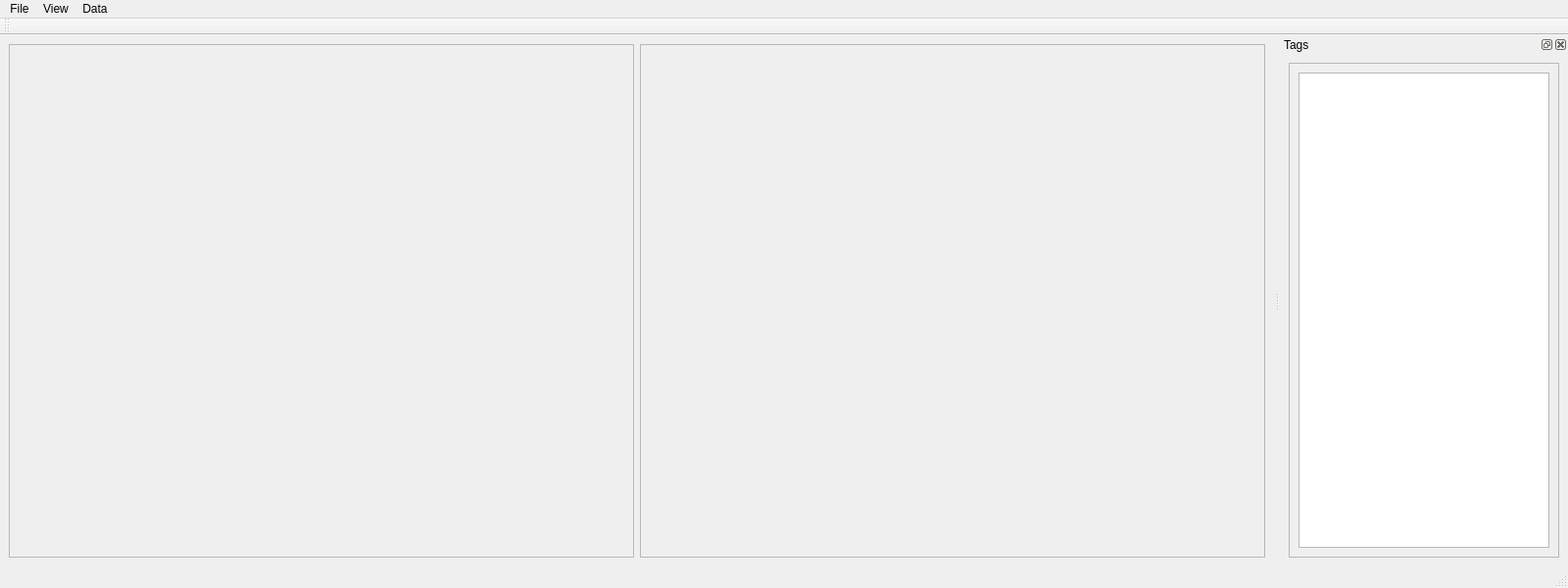
<?xml version="1.0" encoding="UTF-8"?>
<ui version="4.0">
 <class>MainWindow</class>
 <widget class="QMainWindow" name="MainWindow">
  <property name="geometry">
   <rect>
    <x>0</x>
    <y>0</y>
    <width>1600</width>
    <height>600</height>
   </rect>
  </property>
  <property name="windowTitle">
   <string>MainWindow</string>
  </property>
  <widget class="QWidget" name="centralwidget">
   <layout class="QHBoxLayout" name="horizontalLayout">
    <item>
     <widget class="QFrame" name="frame_1">
      <property name="frameShape">
       <enum>QFrame::StyledPanel</enum>
      </property>
      <property name="frameShadow">
       <enum>QFrame::Raised</enum>
      </property>
     </widget>
    </item>
    <item>
     <widget class="QFrame" name="frame_2">
      <property name="frameShape">
       <enum>QFrame::StyledPanel</enum>
      </property>
      <property name="frameShadow">
       <enum>QFrame::Raised</enum>
      </property>
     </widget>
    </item>
   </layout>
  </widget>
  <widget class="QMenuBar" name="menubar">
   <property name="geometry">
    <rect>
     <x>0</x>
     <y>0</y>
     <width>1600</width>
     <height>25</height>
    </rect>
   </property>
   <property name="nativeMenuBar">
    <bool>false</bool>
   </property>
   <widget class="QMenu" name="menuFile">
    <property name="title">
     <string>File</string>
    </property>
    <addaction name="actionOpen"/>
    <addaction name="actionQuit"/>
   </widget>
   <widget class="QMenu" name="menuData">
    <property name="title">
     <string>Data</string>
    </property>
    <addaction name="actionTag"/>
   </widget>
   <widget class="QMenu" name="menuView">
    <property name="title">
     <string>View</string>
    </property>
    <addaction name="actionShowTags"/>
    <addaction name="actionShowSlave"/>
   </widget>
   <addaction name="menuFile"/>
   <addaction name="menuView"/>
   <addaction name="menuData"/>
  </widget>
  <widget class="QStatusBar" name="statusbar"/>
  <widget class="QToolBar" name="toolBar">
   <property name="windowTitle">
    <string>toolBar</string>
   </property>
   <attribute name="toolBarArea">
    <enum>TopToolBarArea</enum>
   </attribute>
   <attribute name="toolBarBreak">
    <bool>false</bool>
   </attribute>
  </widget>
  <widget class="QDockWidget" name="tagsDock">
   <property name="windowTitle">
    <string>Tags</string>
   </property>
   <attribute name="dockWidgetArea">
    <number>2</number>
   </attribute>
   <widget class="QWidget" name="dockWidgetContents">
    <layout class="QVBoxLayout" name="verticalLayout_2">
     <item>
      <widget class="QScrollArea" name="scrollArea">
       <property name="sizePolicy">
        <sizepolicy hsizetype="Preferred" vsizetype="Expanding">
         <horstretch>0</horstretch>
         <verstretch>0</verstretch>
        </sizepolicy>
       </property>
       <property name="widgetResizable">
        <bool>true</bool>
       </property>
       <widget class="QWidget" name="scrollAreaWidgetContents">
        <property name="geometry">
         <rect>
          <x>0</x>
          <y>0</y>
          <width>274</width>
          <height>495</height>
         </rect>
        </property>
        <layout class="QVBoxLayout" name="verticalLayout">
         <item>
          <widget class="QTableView" name="tableView"/>
         </item>
        </layout>
       </widget>
      </widget>
     </item>
    </layout>
   </widget>
  </widget>
  <action name="actionOpen">
   <property name="text">
    <string>&amp;Open</string>
   </property>
   <property name="shortcut">
    <string>Ctrl+O</string>
   </property>
  </action>
  <action name="actionQuit">
   <property name="text">
    <string>&amp;Quit</string>
   </property>
   <property name="shortcut">
    <string>Ctrl+Q</string>
   </property>
  </action>
  <action name="actionTag">
   <property name="text">
    <string>Tag</string>
   </property>
  </action>
  <action name="actionShowTags">
   <property name="checkable">
    <bool>true</bool>
   </property>
   <property name="checked">
    <bool>true</bool>
   </property>
   <property name="text">
    <string>Show Tags</string>
   </property>
  </action>
  <action name="actionShowSlave">
   <property name="checkable">
    <bool>true</bool>
   </property>
   <property name="checked">
    <bool>true</bool>
   </property>
   <property name="text">
    <string>Show Slave</string>
   </property>
  </action>
 </widget>
 <resources/>
 <connections/>
</ui>
